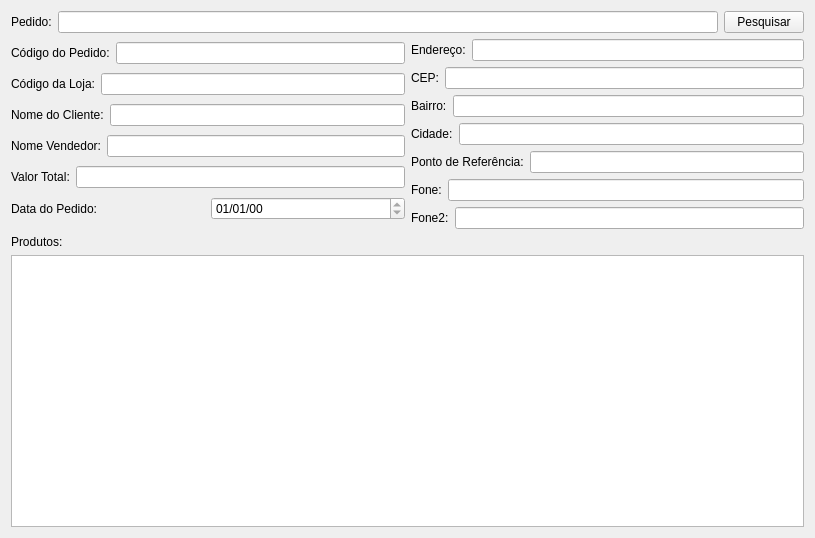
<?xml version="1.0" encoding="UTF-8"?>
<ui version="4.0">
 <class>PedidoDetalhe</class>
 <widget class="QWidget" name="PedidoDetalhe">
  <property name="geometry">
   <rect>
    <x>0</x>
    <y>0</y>
    <width>815</width>
    <height>538</height>
   </rect>
  </property>
  <property name="windowTitle">
   <string>Form</string>
  </property>
  <layout class="QGridLayout" name="gridLayout">
   <item row="0" column="0" colspan="2">
    <layout class="QHBoxLayout" name="horizontalLayout_16">
     <item>
      <layout class="QHBoxLayout" name="horizontalLayout_15">
       <item>
        <widget class="QLabel" name="label_16">
         <property name="text">
          <string>Pedido:</string>
         </property>
        </widget>
       </item>
       <item>
        <widget class="QLineEdit" name="pedidoLineEdit">
         <property name="inputMask">
          <string/>
         </property>
        </widget>
       </item>
      </layout>
     </item>
     <item>
      <widget class="QPushButton" name="pesquisarPushButton">
       <property name="text">
        <string>Pesquisar</string>
       </property>
       <property name="shortcut">
        <string>Return</string>
       </property>
      </widget>
     </item>
    </layout>
   </item>
   <item row="1" column="0">
    <layout class="QVBoxLayout" name="verticalLayout">
     <item>
      <layout class="QHBoxLayout" name="horizontalLayout">
       <item>
        <widget class="QLabel" name="label">
         <property name="text">
          <string>Código do Pedido:</string>
         </property>
        </widget>
       </item>
       <item>
        <widget class="QLineEdit" name="codigoLineEdit">
         <property name="readOnly">
          <bool>true</bool>
         </property>
        </widget>
       </item>
      </layout>
     </item>
     <item>
      <layout class="QHBoxLayout" name="horizontalLayout_2">
       <item>
        <widget class="QLabel" name="label_2">
         <property name="text">
          <string>Código da Loja:</string>
         </property>
        </widget>
       </item>
       <item>
        <widget class="QLineEdit" name="lojaLineEdit">
         <property name="readOnly">
          <bool>true</bool>
         </property>
        </widget>
       </item>
      </layout>
     </item>
     <item>
      <layout class="QHBoxLayout" name="horizontalLayout_3">
       <item>
        <widget class="QLabel" name="label_3">
         <property name="text">
          <string>Nome do Cliente:</string>
         </property>
        </widget>
       </item>
       <item>
        <widget class="QLineEdit" name="clienteLineEdit">
         <property name="readOnly">
          <bool>true</bool>
         </property>
        </widget>
       </item>
      </layout>
     </item>
     <item>
      <layout class="QHBoxLayout" name="horizontalLayout_4">
       <item>
        <widget class="QLabel" name="label_4">
         <property name="text">
          <string>Nome Vendedor:</string>
         </property>
        </widget>
       </item>
       <item>
        <widget class="QLineEdit" name="vendedorLineEdit">
         <property name="readOnly">
          <bool>true</bool>
         </property>
        </widget>
       </item>
      </layout>
     </item>
     <item>
      <layout class="QHBoxLayout" name="horizontalLayout_6">
       <item>
        <widget class="QLabel" name="valorLabel">
         <property name="text">
          <string>Valor Total:</string>
         </property>
        </widget>
       </item>
       <item>
        <widget class="QLineEdit" name="valorLineEdit">
         <property name="readOnly">
          <bool>true</bool>
         </property>
        </widget>
       </item>
      </layout>
     </item>
     <item>
      <layout class="QHBoxLayout" name="horizontalLayout_5">
       <item>
        <widget class="QLabel" name="label_5">
         <property name="text">
          <string>Data do Pedido:</string>
         </property>
        </widget>
       </item>
       <item>
        <widget class="QDateEdit" name="dataPedidoDateEdit">
         <property name="readOnly">
          <bool>true</bool>
         </property>
         <property name="displayFormat">
          <string>dd/MM/yy</string>
         </property>
        </widget>
       </item>
      </layout>
     </item>
    </layout>
   </item>
   <item row="1" column="1">
    <layout class="QVBoxLayout" name="verticalLayout_2">
     <item>
      <layout class="QHBoxLayout" name="horizontalLayout_8">
       <item>
        <widget class="QLabel" name="label_8">
         <property name="text">
          <string>Endereço:</string>
         </property>
        </widget>
       </item>
       <item>
        <widget class="QLineEdit" name="enderecoLineEdit">
         <property name="readOnly">
          <bool>true</bool>
         </property>
        </widget>
       </item>
      </layout>
     </item>
     <item>
      <layout class="QHBoxLayout" name="horizontalLayout_9">
       <item>
        <widget class="QLabel" name="label_9">
         <property name="text">
          <string>CEP:</string>
         </property>
        </widget>
       </item>
       <item>
        <widget class="QLineEdit" name="cepLineEdit">
         <property name="readOnly">
          <bool>true</bool>
         </property>
        </widget>
       </item>
      </layout>
     </item>
     <item>
      <layout class="QHBoxLayout" name="horizontalLayout_10">
       <item>
        <widget class="QLabel" name="label_10">
         <property name="text">
          <string>Bairro:</string>
         </property>
        </widget>
       </item>
       <item>
        <widget class="QLineEdit" name="bairroLineEdit">
         <property name="readOnly">
          <bool>true</bool>
         </property>
        </widget>
       </item>
      </layout>
     </item>
     <item>
      <layout class="QHBoxLayout" name="horizontalLayout_11">
       <item>
        <widget class="QLabel" name="label_11">
         <property name="text">
          <string>Cidade:</string>
         </property>
        </widget>
       </item>
       <item>
        <widget class="QLineEdit" name="cidadeLineEdit">
         <property name="readOnly">
          <bool>true</bool>
         </property>
        </widget>
       </item>
      </layout>
     </item>
     <item>
      <layout class="QHBoxLayout" name="horizontalLayout_12">
       <item>
        <widget class="QLabel" name="label_12">
         <property name="text">
          <string>Ponto de Referência:</string>
         </property>
        </widget>
       </item>
       <item>
        <widget class="QLineEdit" name="referenciaLineEdit">
         <property name="readOnly">
          <bool>true</bool>
         </property>
        </widget>
       </item>
      </layout>
     </item>
     <item>
      <layout class="QHBoxLayout" name="horizontalLayout_13">
       <item>
        <widget class="QLabel" name="label_13">
         <property name="text">
          <string>Fone:</string>
         </property>
        </widget>
       </item>
       <item>
        <widget class="QLineEdit" name="foneLineEdit">
         <property name="readOnly">
          <bool>true</bool>
         </property>
        </widget>
       </item>
      </layout>
     </item>
     <item>
      <layout class="QHBoxLayout" name="horizontalLayout_14">
       <item>
        <widget class="QLabel" name="label_14">
         <property name="text">
          <string>Fone2:</string>
         </property>
        </widget>
       </item>
       <item>
        <widget class="QLineEdit" name="fone2LineEdit">
         <property name="readOnly">
          <bool>true</bool>
         </property>
        </widget>
       </item>
      </layout>
     </item>
    </layout>
   </item>
   <item row="2" column="0" colspan="2">
    <layout class="QVBoxLayout" name="verticalLayout_3">
     <item>
      <widget class="QLabel" name="label_15">
       <property name="text">
        <string>Produtos:</string>
       </property>
      </widget>
     </item>
     <item>
      <widget class="QTableView" name="produtoTableView"/>
     </item>
    </layout>
   </item>
  </layout>
 </widget>
 <resources/>
 <connections/>
</ui>
